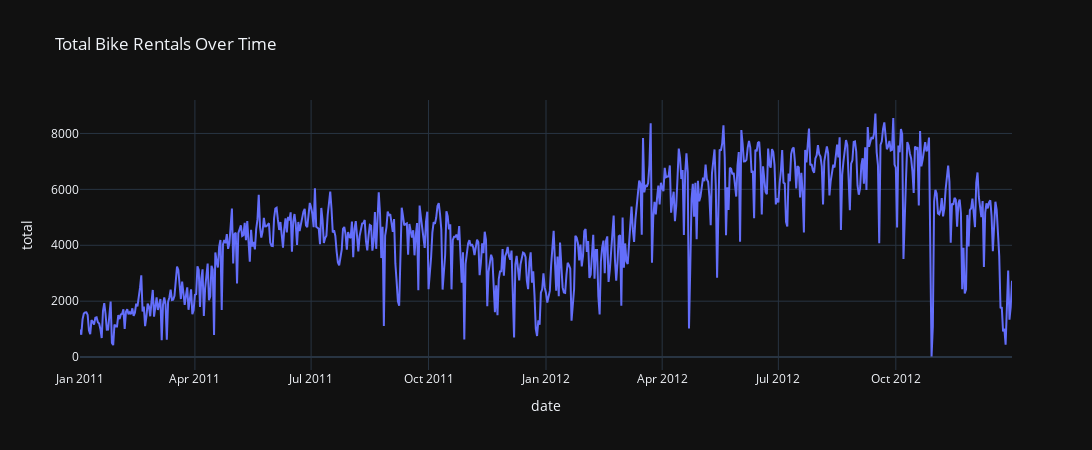

Source (notebook cell):
### Code cell
px.line(
    data,
    x=date,
    y=total,
    title="Total Bike Rentals Over Time",
    height=450,
    width=2400,
)

### Figure 1 — Plotly figure (JSON) as saved in the notebook; plotly's stock layout.template omitted (floating-point values rounded to 4 significant figures; data arrays with more than 128 entries replaced by an {"elided": "..."} marker saying what was removed)
{"data": [{"hovertemplate": "date=%{x}<br>total=%{y}<extra></extra>", "legendgroup": "", "line": {"color": "#636efa", "dash": "solid"}, "marker": {"symbol": "circle"}, "mode": "lines", "name": "", "orientation": "v", "showlegend": false, "type": "scatter", "x": {"elided": "731 str values"}, "xaxis": "x", "y": {"elided": "731 int values"}, "yaxis": "y"}], "layout": {"height": 450, "legend": {"tracegroupgap": 0}, "title": {"text": "Total Bike Rentals Over Time"}, "width": 2400, "xaxis": {"anchor": "y", "domain": [0, 1], "title": {"text": "date"}}, "yaxis": {"anchor": "x", "domain": [0, 1], "title": {"text": "total"}}}}
